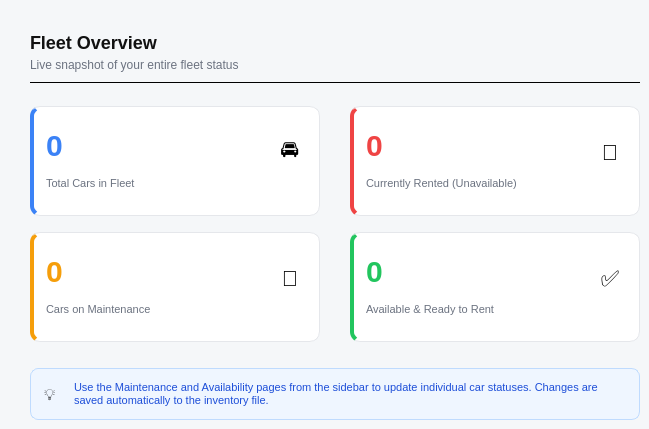
    <widget class="QWidget" name="overviewPage">
     <property name="styleSheet">
      <string notr="true">background-color: #F5F7F9;</string>
     </property>
     <widget class="QLabel" name="ovTitle">
      <property name="geometry">
       <rect>
        <x>30</x>
        <y>28</y>
        <width>400</width>
        <height>28</height>
       </rect>
      </property>
      <property name="styleSheet">
       <string notr="true">font-size: 18px;
font-weight: bold;
color: #111111;
background: transparent;
font-family: Segoe UI;</string>
      </property>
      <property name="text">
       <string>Fleet Overview</string>
      </property>
     </widget>
     <widget class="QLabel" name="ovSubtitle">
      <property name="geometry">
       <rect>
        <x>30</x>
        <y>56</y>
        <width>450</width>
        <height>18</height>
       </rect>
      </property>
      <property name="styleSheet">
       <string notr="true">font-size: 12px;
color: #6B7280;
background: transparent;
font-family: Segoe UI;</string>
      </property>
      <property name="text">
       <string>Live snapshot of your entire fleet status</string>
      </property>
     </widget>
     <widget class="QFrame" name="ovDivider">
      <property name="geometry">
       <rect>
        <x>30</x>
        <y>82</y>
        <width>610</width>
        <height>1</height>
       </rect>
      </property>
      <property name="styleSheet">
       <string notr="true">background-color: #E5E7EB;</string>
      </property>
      <property name="frameShape">
       <enum>QFrame::Shape::HLine</enum>
      </property>
     </widget>
     <widget class="QFrame" name="card1">
      <property name="geometry">
       <rect>
        <x>30</x>
        <y>106</y>
        <width>290</width>
        <height>110</height>
       </rect>
      </property>
      <property name="styleSheet">
       <string notr="true">QFrame#card1 {
    background-color: #ffffff;
    border: 1px solid #E5E7EB;
    border-left: 4px solid #3B82F6;
    border-radius: 10px;
}</string>
      </property>
      <property name="frameShape">
       <enum>QFrame::Shape::StyledPanel</enum>
      </property>
      <widget class="QLabel" name="totalCarsValue">
       <property name="geometry">
        <rect>
         <x>16</x>
         <y>18</y>
         <width>200</width>
         <height>42</height>
        </rect>
       </property>
       <property name="styleSheet">
        <string notr="true">font-size: 30px;
font-weight: bold;
color: #3B82F6;
background: transparent;
font-family: Segoe UI;</string>
       </property>
       <property name="text">
        <string>0</string>
       </property>
      </widget>
      <widget class="QLabel" name="card1Title">
       <property name="geometry">
        <rect>
         <x>16</x>
         <y>68</y>
         <width>250</width>
         <height>18</height>
        </rect>
       </property>
       <property name="styleSheet">
        <string notr="true">font-size: 11px;
color: #6B7280;
background: transparent;
font-family: Segoe UI;</string>
       </property>
       <property name="text">
        <string>Total Cars in Fleet</string>
       </property>
      </widget>
      <widget class="QLabel" name="card1Icon">
       <property name="geometry">
        <rect>
         <x>244</x>
         <y>30</y>
         <width>32</width>
         <height>32</height>
        </rect>
       </property>
       <property name="styleSheet">
        <string notr="true">font-size: 22px;
background: transparent;</string>
       </property>
       <property name="text">
        <string>🚘</string>
       </property>
       <property name="alignment">
        <set>Qt::AlignmentFlag::AlignCenter</set>
       </property>
      </widget>
     </widget>
     <widget class="QFrame" name="card2">
      <property name="geometry">
       <rect>
        <x>350</x>
        <y>106</y>
        <width>290</width>
        <height>110</height>
       </rect>
      </property>
      <property name="styleSheet">
       <string notr="true">QFrame#card2 {
    background-color: #ffffff;
    border: 1px solid #E5E7EB;
    border-left: 4px solid #EF4444;
    border-radius: 10px;
}</string>
      </property>
      <property name="frameShape">
       <enum>QFrame::Shape::StyledPanel</enum>
      </property>
      <widget class="QLabel" name="rentedValue">
       <property name="geometry">
        <rect>
         <x>16</x>
         <y>18</y>
         <width>200</width>
         <height>42</height>
        </rect>
       </property>
       <property name="styleSheet">
        <string notr="true">font-size: 30px;
font-weight: bold;
color: #EF4444;
background: transparent;
font-family: Segoe UI;</string>
       </property>
       <property name="text">
        <string>0</string>
       </property>
      </widget>
      <widget class="QLabel" name="card2Title">
       <property name="geometry">
        <rect>
         <x>16</x>
         <y>68</y>
         <width>250</width>
         <height>18</height>
        </rect>
       </property>
       <property name="styleSheet">
        <string notr="true">font-size: 11px;
color: #6B7280;
background: transparent;
font-family: Segoe UI;</string>
       </property>
       <property name="text">
        <string>Currently Rented (Unavailable)</string>
       </property>
      </widget>
      <widget class="QLabel" name="card2Icon">
       <property name="geometry">
        <rect>
         <x>244</x>
         <y>30</y>
         <width>32</width>
         <height>32</height>
        </rect>
       </property>
       <property name="styleSheet">
        <string notr="true">font-size: 22px;
background: transparent;</string>
       </property>
       <property name="text">
        <string>🔑</string>
       </property>
       <property name="alignment">
        <set>Qt::AlignmentFlag::AlignCenter</set>
       </property>
      </widget>
     </widget>
     <widget class="QFrame" name="card3">
      <property name="geometry">
       <rect>
        <x>30</x>
        <y>232</y>
        <width>290</width>
        <height>110</height>
       </rect>
      </property>
      <property name="styleSheet">
       <string notr="true">QFrame#card3 {
    background-color: #ffffff;
    border: 1px solid #E5E7EB;
    border-left: 4px solid #F59E0B;
    border-radius: 10px;
}</string>
      </property>
      <property name="frameShape">
       <enum>QFrame::Shape::StyledPanel</enum>
      </property>
      <widget class="QLabel" name="maintValue">
       <property name="geometry">
        <rect>
         <x>16</x>
         <y>18</y>
         <width>200</width>
         <height>42</height>
        </rect>
       </property>
       <property name="styleSheet">
        <string notr="true">font-size: 30px;
font-weight: bold;
color: #F59E0B;
background: transparent;
font-family: Segoe UI;</string>
       </property>
       <property name="text">
        <string>0</string>
       </property>
      </widget>
      <widget class="QLabel" name="card3Title">
       <property name="geometry">
        <rect>
         <x>16</x>
         <y>68</y>
         <width>250</width>
         <height>18</height>
        </rect>
       </property>
       <property name="styleSheet">
        <string notr="true">font-size: 11px;
color: #6B7280;
background: transparent;
font-family: Segoe UI;</string>
       </property>
       <property name="text">
        <string>Cars on Maintenance</string>
       </property>
      </widget>
      <widget class="QLabel" name="card3Icon">
       <property name="geometry">
        <rect>
         <x>244</x>
         <y>30</y>
         <width>32</width>
         <height>32</height>
        </rect>
       </property>
       <property name="styleSheet">
        <string notr="true">font-size: 22px;
background: transparent;</string>
       </property>
       <property name="text">
        <string>🔧</string>
       </property>
       <property name="alignment">
        <set>Qt::AlignmentFlag::AlignCenter</set>
       </property>
      </widget>
     </widget>
     <widget class="QFrame" name="card4">
      <property name="geometry">
       <rect>
        <x>350</x>
        <y>232</y>
        <width>290</width>
        <height>110</height>
       </rect>
      </property>
      <property name="styleSheet">
       <string notr="true">QFrame#card4 {
    background-color: #ffffff;
    border: 1px solid #E5E7EB;
    border-left: 4px solid #22C55E;
    border-radius: 10px;
}</string>
      </property>
      <property name="frameShape">
       <enum>QFrame::Shape::StyledPanel</enum>
      </property>
      <widget class="QLabel" name="availableValue">
       <property name="geometry">
        <rect>
         <x>16</x>
         <y>18</y>
         <width>200</width>
         <height>42</height>
        </rect>
       </property>
       <property name="styleSheet">
        <string notr="true">font-size: 30px;
font-weight: bold;
color: #22C55E;
background: transparent;
font-family: Segoe UI;</string>
       </property>
       <property name="text">
        <string>0</string>
       </property>
      </widget>
      <widget class="QLabel" name="card4Title">
       <property name="geometry">
        <rect>
         <x>16</x>
         <y>68</y>
         <width>250</width>
         <height>18</height>
        </rect>
       </property>
       <property name="styleSheet">
        <string notr="true">font-size: 11px;
color: #6B7280;
background: transparent;
font-family: Segoe UI;</string>
       </property>
       <property name="text">
        <string>Available &amp; Ready to Rent</string>
       </property>
      </widget>
      <widget class="QLabel" name="card4Icon">
       <property name="geometry">
        <rect>
         <x>244</x>
         <y>30</y>
         <width>32</width>
         <height>32</height>
        </rect>
       </property>
       <property name="styleSheet">
        <string notr="true">font-size: 22px;
background: transparent;</string>
       </property>
       <property name="text">
        <string>✅</string>
       </property>
       <property name="alignment">
        <set>Qt::AlignmentFlag::AlignCenter</set>
       </property>
      </widget>
     </widget>
     <widget class="QFrame" name="tipBanner">
      <property name="geometry">
       <rect>
        <x>30</x>
        <y>368</y>
        <width>610</width>
        <height>52</height>
       </rect>
      </property>
      <property name="styleSheet">
       <string notr="true">QFrame#tipBanner {
    background-color: #EFF6FF;
    border: 1px solid #BFDBFE;
    border-radius: 8px;
}</string>
      </property>
      <property name="frameShape">
       <enum>QFrame::Shape::StyledPanel</enum>
      </property>
      <widget class="QLabel" name="tipIcon">
       <property name="geometry">
        <rect>
         <x>14</x>
         <y>14</y>
         <width>24</width>
         <height>24</height>
        </rect>
       </property>
       <property name="styleSheet">
        <string notr="true">font-size: 16px;
background: transparent;</string>
       </property>
       <property name="text">
        <string>💡</string>
       </property>
      </widget>
      <widget class="QLabel" name="tipText">
       <property name="geometry">
        <rect>
         <x>44</x>
         <y>10</y>
         <width>555</width>
         <height>32</height>
        </rect>
       </property>
       <property name="styleSheet">
        <string notr="true">font-size: 11px;
color: #1D4ED8;
background: transparent;
font-family: Segoe UI;</string>
       </property>
       <property name="text">
        <string>Use the Maintenance and Availability pages from the sidebar to update individual car statuses. Changes are saved automatically to the inventory file.</string>
       </property>
       <property name="wordWrap">
        <bool>true</bool>
       </property>
      </widget>
     </widget>
    </widget>
